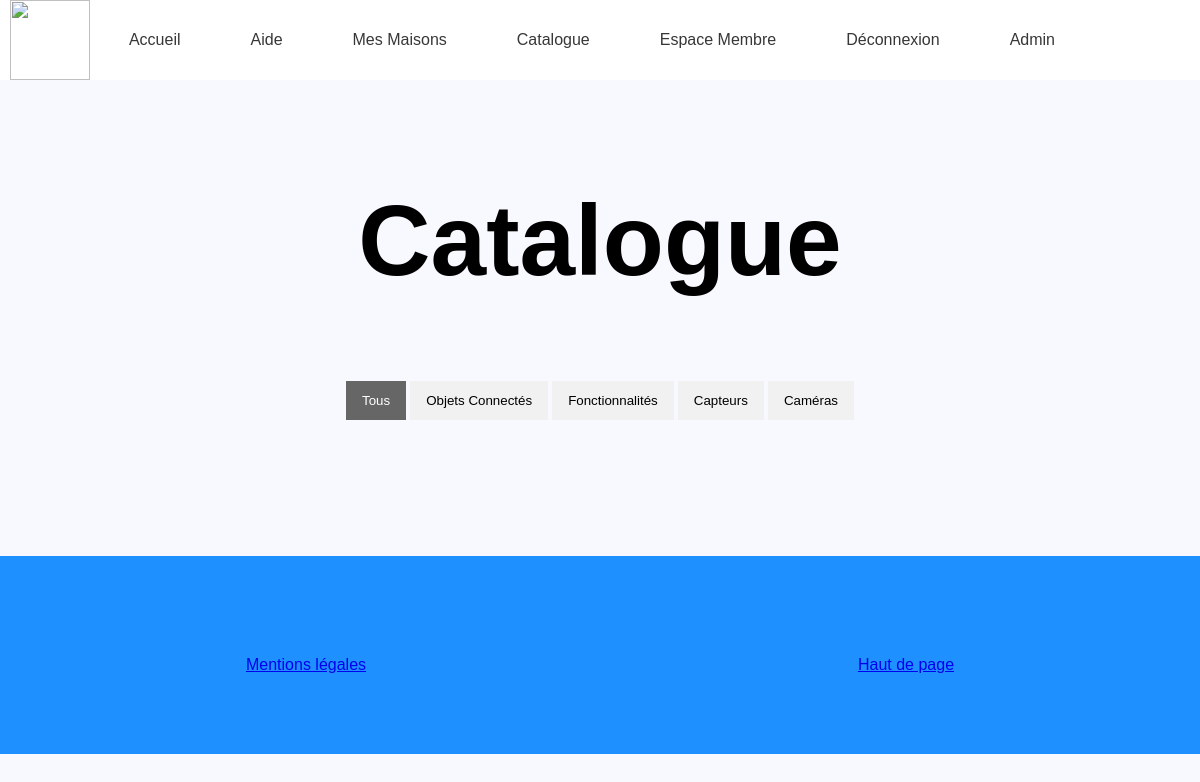
Page /index.php?page=ajout (signed in) on the earlier database version.
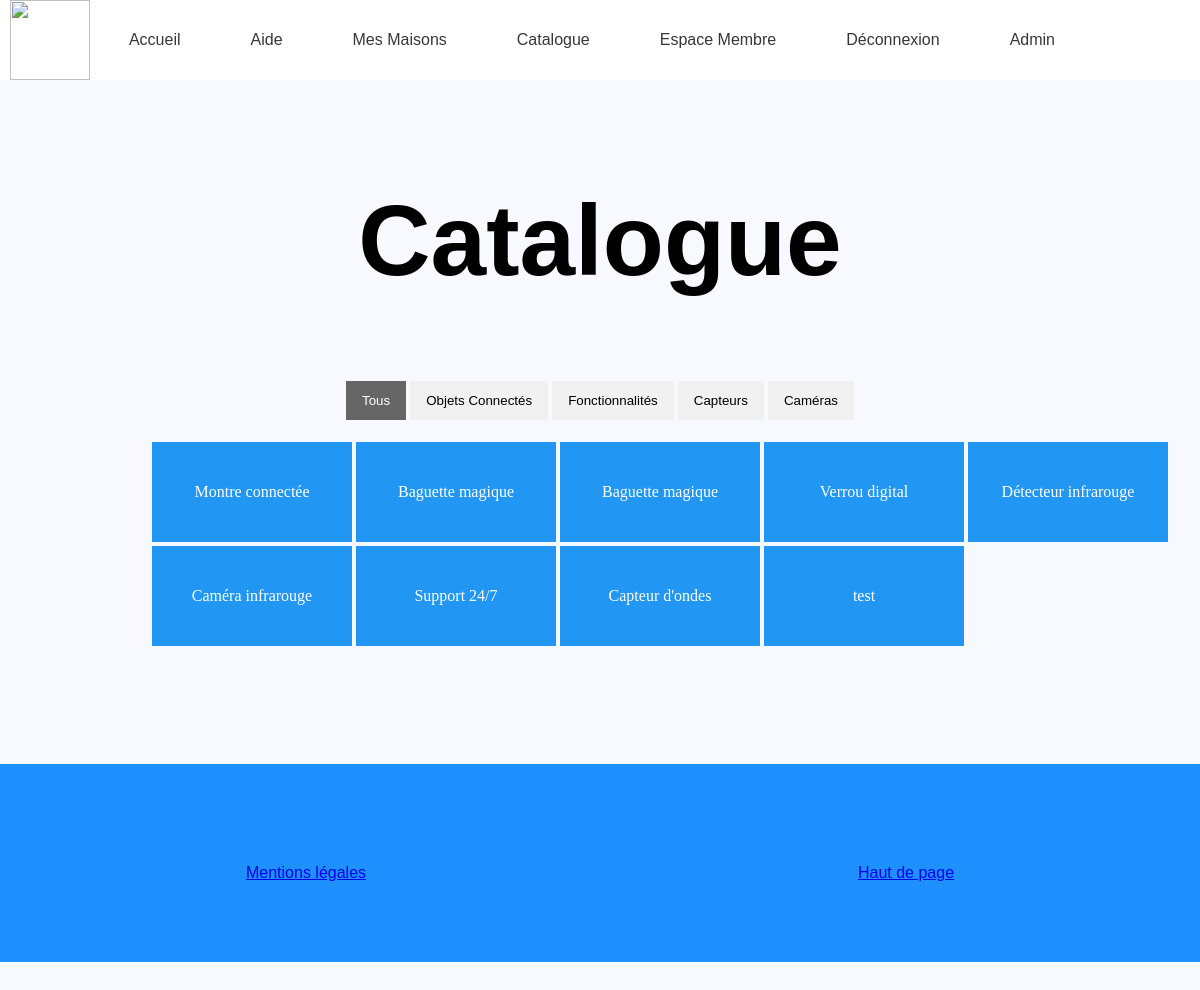
Same page on the later database version.
### tables this page shows
CREATE TABLE IF NOT EXISTS `fonctions` (
  `name` varchar(256) NOT NULL,
  `description` text NOT NULL,
  `id` int(11) NOT NULL,
  `categorie` varchar(256) NOT NULL
);

### ajout.php (the view, shortened to what this page needs)
<!DOCTYPE html>
<html>
<link rel="stylesheet" href="ajout.css">
<body>
<center><h2 style="font-family:sans-serif; color: black; font-size: 100px;">Catalogue</h2></center>
<div class="center">
<div id="myBtnContainer">
    <button class="btn active" onclick="filterSelection('all')"> Tous</button>
    <button class="btn" onclick="filterSelection('objets')"> Objets Connectés</button>
    <button class="btn" onclick="filterSelection('fonctions')"> Fonctionnalités</button>
    <button class="btn" onclick="filterSelection('capteurs')"> Capteurs</button>
    <button class="btn" onclick="filterSelection('cameras')"> Caméras</button>
</div>
<div class="container">
    <?php
    $bdd = new PDO('mysql:host=127.0.0.1;dbname=jabasof', 'root', '',array (PDO::MYSQL_ATTR_INIT_COMMAND => 'SET NAMES \'UTF8\''));
    $getcatalog = $bdd->query('SELECT * FROM `fonctions`');
    while($result=$getcatalog->fetch()) {
        echo '
        <div class="filterDiv '.$result['categorie'].'">'.$result['name'].'</div>
        ';
    }
    ?>
</div>
</div>
</body>
</html>

Differences in the rows shown:
added fonctions: name "Montre connectée"
added fonctions: name "Baguette magique"
added fonctions: name "Baguette magique"
added fonctions: name "Verrou digital"
added fonctions: name "Détecteur infrarouge"
added fonctions: name "Caméra infrarouge"
added fonctions: name "Support 24/7"
added fonctions: name "Capteur d'ondes"
added fonctions: name "test"
